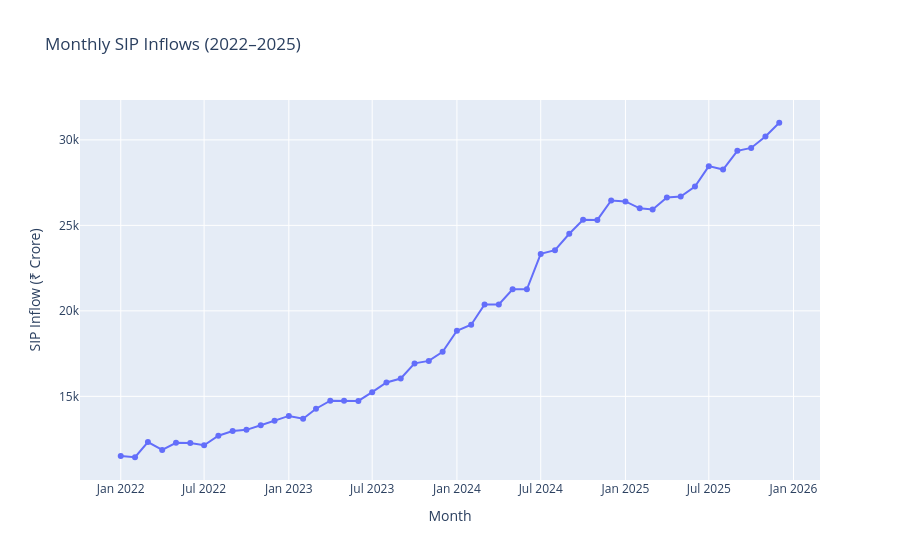

Notebook cell for this chart:
### Code cell
import plotly.express as px

fig = px.line(
    sip,
    x="month",
    y="sip_inflow_crore",
    title="Monthly SIP Inflows (2022–2025)",
    markers=True
)

fig.update_layout(
    xaxis_title="Month",
    yaxis_title="SIP Inflow (₹ Crore)",
    hovermode="x unified"
)

fig.show()

### Figure 1 — Plotly figure (JSON) as saved in the notebook; plotly's stock layout.template omitted (floating-point values rounded to 4 significant figures)
{"data": [{"hovertemplate": "month=%{x}<br>sip_inflow_crore=%{y}<extra></extra>", "legendgroup": "", "line": {"color": "#636efa", "dash": "solid"}, "marker": {"symbol": "circle"}, "mode": "lines+markers", "name": "", "orientation": "v", "showlegend": false, "type": "scatter", "x": ["2022-01-01T00:00:00", "2022-02-01T00:00:00", "2022-03-01T00:00:00", "2022-04-01T00:00:00", "2022-05-01T00:00:00", "2022-06-01T00:00:00", "2022-07-01T00:00:00", "2022-08-01T00:00:00", "2022-09-01T00:00:00", "2022-10-01T00:00:00", "2022-11-01T00:00:00", "2022-12-01T00:00:00", "2023-01-01T00:00:00", "2023-02-01T00:00:00", "2023-03-01T00:00:00", "2023-04-01T00:00:00", "2023-05-01T00:00:00", "2023-06-01T00:00:00", "2023-07-01T00:00:00", "2023-08-01T00:00:00", "2023-09-01T00:00:00", "2023-10-01T00:00:00", "2023-11-01T00:00:00", "2023-12-01T00:00:00", "2024-01-01T00:00:00", "2024-02-01T00:00:00", "2024-03-01T00:00:00", "2024-04-01T00:00:00", "2024-05-01T00:00:00", "2024-06-01T00:00:00", "2024-07-01T00:00:00", "2024-08-01T00:00:00", "2024-09-01T00:00:00", "2024-10-01T00:00:00", "2024-11-01T00:00:00", "2024-12-01T00:00:00", "2025-01-01T00:00:00", "2025-02-01T00:00:00", "2025-03-01T00:00:00", "2025-04-01T00:00:00", "2025-05-01T00:00:00", "2025-06-01T00:00:00", "2025-07-01T00:00:00", "2025-08-01T00:00:00", "2025-09-01T00:00:00", "2025-10-01T00:00:00", "2025-11-01T00:00:00", "2025-12-01T00:00:00"], "xaxis": "x", "y": [11517, 11438, 12328, 11863, 12286, 12276, 12140, 12694, 12976, 13040, 13306, 13573, 13856, 13687, 14276, 14749, 14749, 14734, 15245, 15814, 16042, 16928, 17073, 17610, 18838, 19187, 20371, 20371, 21262, 21262, 23332, 23547, 24509, 25323, 25320, 26459, 26400, 25999, 25926, 26632, 26688, 27274, 28464, 28265, 29361, 29529, 30200, 31002], "yaxis": "y"}], "layout": {"hovermode": "x unified", "legend": {"tracegroupgap": 0}, "title": {"text": "Monthly SIP Inflows (2022–2025)"}, "xaxis": {"anchor": "y", "domain": [0, 1], "title": {"text": "Month"}}, "yaxis": {"anchor": "x", "domain": [0, 1], "title": {"text": "SIP Inflow (₹ Crore)"}}}}
